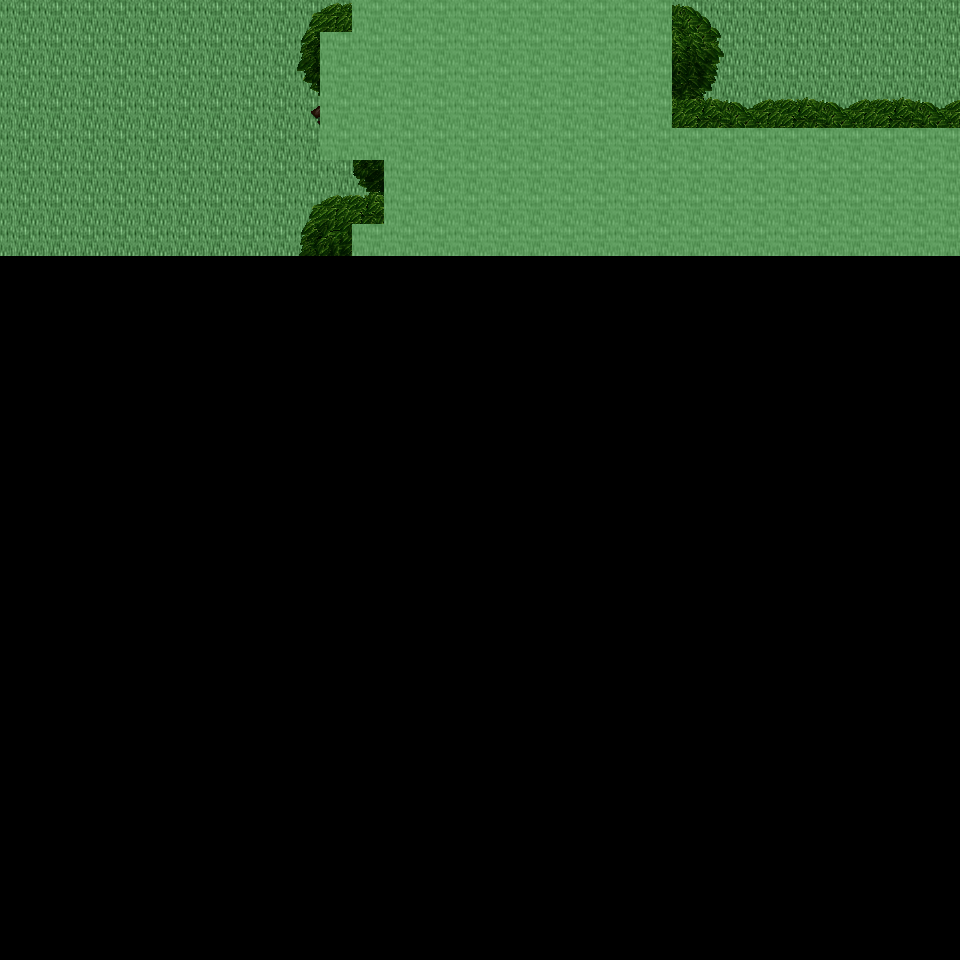

A 2D game scene composited from a Tiled map and its tileset images. What follows is a short description and the map's XML, with each tile layer's data collapsed to a summary:
An orthogonal 30x30 tile map with 32x32 px tiles, 6 tile layers (Ground, Object, Object2, Above, ...), 14 tilesets and 4 objects (4x mapExit).

<map version="1.0" orientation="orthogonal" renderorder="right-down" width="30" height="30" tilewidth="32" tileheight="32" nextobjectid="5">
  <tileset firstgid="1" name="tileset_ground_ground" tilewidth="32" tileheight="32" tilecount="33" columns="3">
    <image source="../drawable/tileset_ground_ground.png" width="96" height="352" />
  </tileset>
  <tileset firstgid="34" name="tileset_plant_tree_tree_darkgreen" tilewidth="32" tileheight="32" tilecount="88" columns="8">
    <image source="../drawable/tileset_plant_tree_tree_darkgreen.png" width="256" height="352" />
  </tileset>
  <tileset firstgid="122" name="tileset_plant_tree_tree_green" tilewidth="32" tileheight="32" tilecount="88" columns="8">
    <image source="../drawable/tileset_plant_tree_tree_green.png" width="256" height="352" />
  </tileset>
  <tileset firstgid="210" name="tileset_logic_creature_elf" tilewidth="32" tileheight="32" tilecount="16" columns="8">
    <image source="../drawable/tileset_logic_creature_elf.png" width="256" height="64" />
  </tileset>
  <tileset firstgid="226" name="tileset_logic_creature_animal" tilewidth="32" tileheight="32" tilecount="32" columns="8">
    <image source="../drawable/tileset_logic_creature_animal.png" width="256" height="128" />
  </tileset>
  <tileset firstgid="258" name="tileset_logic_portal" tilewidth="32" tileheight="32" tilecount="24" columns="8">
    <image source="../drawable/tileset_logic_portal.png" width="256" height="96" />
  </tileset>
  <tileset firstgid="282" name="tileset_logic_collision" tilewidth="32" tileheight="32" tilecount="1" columns="1">
    <image source="../drawable/tileset_logic_collision.png" width="32" height="32" />
  </tileset>
  <tileset firstgid="283" name="tileset_logic_item_herb" tilewidth="32" tileheight="32" tilecount="5" columns="5">
    <image source="../drawable/tileset_logic_item_herb.png" width="160" height="32" />
  </tileset>
  <tileset firstgid="288" name="tileset_logic_creature_mythical_being" tilewidth="32" tileheight="32" tilecount="24" columns="8">
    <image source="../drawable/tileset_logic_creature_mythical_being.png" width="256" height="96" />
  </tileset>
  <tileset firstgid="312" name="tileset_plant_flower_small_flower_bed_2" tilewidth="32" tileheight="32" tilecount="12" columns="3">
    <image source="../drawable/tileset_plant_flower_small_flower_bed_2.png" width="96" height="128" />
  </tileset>
  <tileset firstgid="324" name="tileset_plant_flower_small_flower_bed" tilewidth="32" tileheight="32" tilecount="12" columns="3">
    <image source="../drawable/tileset_plant_flower_small_flower_bed.png" width="96" height="128" />
  </tileset>
  <tileset firstgid="336" name="tileset_plant_flower_pointed_yellow" tilewidth="32" tileheight="32" tilecount="2" columns="2">
    <image source="../drawable/tileset_plant_flower_pointed_yellow.png" width="64" height="32" />
  </tileset>
  <tileset firstgid="338" name="tileset_plant_flower_polyanthus" tilewidth="32" tileheight="32" tilecount="3" columns="3">
    <image source="../drawable/tileset_plant_flower_polyanthus.png" width="96" height="32" />
  </tileset>
  <tileset firstgid="341" name="tileset_building_huts" tilewidth="32" tileheight="32" tilecount="338" columns="26">
    <image source="../drawable/tileset_building_huts.png" width="832" height="416" />
  </tileset>
  <layer name="Ground" width="30" height="30">
    <data>[900 cells, 240 non-empty, 1 distinct tile ids]</data>
  </layer>
  <layer name="Object" width="30" height="30">
    <data>[900 cells, 0 non-empty, 0 distinct tile ids]</data>
  </layer>
  <layer name="Object2" width="30" height="30">
    <data>[900 cells, 8 non-empty, 8 distinct tile ids]</data>
  </layer>
  <layer name="Above" width="30" height="30">
    <data>[900 cells, 141 non-empty, 41 distinct tile ids]</data>
  </layer>
  <layer name="Above2" width="30" height="30">
    <data>[900 cells, 2 non-empty, 1 distinct tile ids]</data>
  </layer>
  <layer name="Walkable" width="30" height="30">
    <data>[900 cells, 118 non-empty, 1 distinct tile ids]</data>
  </layer>
  <objectgroup name="MapEvents">
    <object id="1" name="north" type="mapExit" x="0" y="0" width="352" height="32">
      <properties>
        <property name="map" value="level_0_x136_y79" />
        <property name="x" value="0" />
        <property name="y" value="28" />
      </properties>
    </object>
    <object id="2" name="north2" type="mapExit" x="672" y="0" width="288" height="32">
      <properties>
        <property name="map" value="level_0_x136_y79" />
        <property name="x" value="21" />
        <property name="y" value="28" />
      </properties>
    </object>
    <object id="3" name="east" type="mapExit" x="928" y="0" width="32" height="128">
      <properties>
        <property name="map" value="level_0_x137_y80" />
        <property name="x" value="1" />
        <property name="y" value="0" />
      </properties>
    </object>
    <object id="4" name="east2" type="mapExit" x="928" y="256" width="32" height="704">
      <properties>
        <property name="map" value="level_0_x137_y80" />
        <property name="x" value="1" />
        <property name="y" value="8" />
      </properties>
    </object>
  </objectgroup>
</map>
